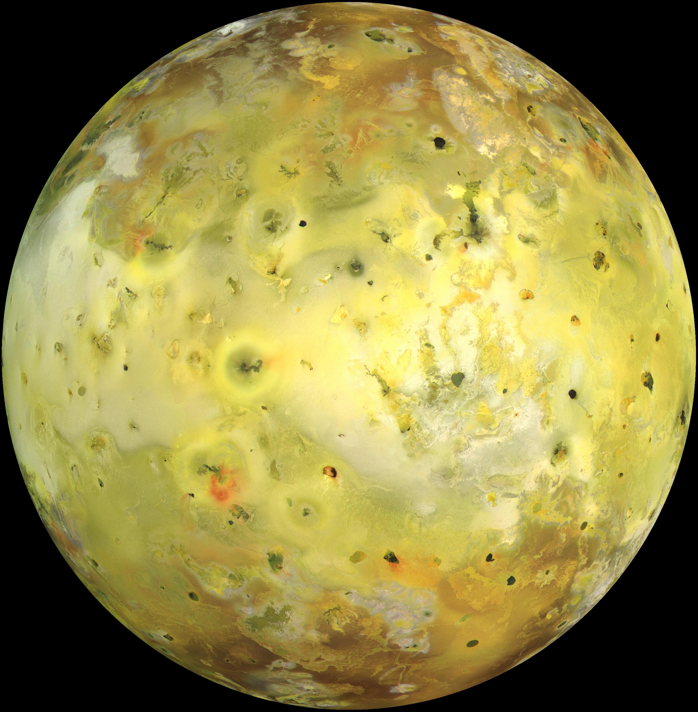
#> input picture module-4/clean_io_small.png, 698 x 712 px, found by its file name
$ python planets_plot.py
#> lines starting #> are read from the running program, lines starting #| are printed output that depends on the picture
# planets_plot_starter.py -- the ten planets as arrays, ready to plot (Pod 6). Copy this file to planets_plot.py and work on the copy.
# Run from the repository folder:  python module-4/planets_plot.py
import numpy as np
import matplotlib.pyplot as plt

SIGMA = 5.67e-8          # Stefan-Boltzmann constant, W m^-2 K^-4
L_SUN = 3.8e26           # solar luminosity, W
AU = 1.496e11            # meters per AU

name = np.array(["Earth", "Mars", "HD 209458 b", "51 Peg b", "TRAPPIST-1 e",
                 "Kepler-22 b", "55 Cnc e", "HD 189733 b", "Kepler-452 b", "Proxima b"])
lum = np.array([1.0, 1.0, 1.6, 1.3, 0.00055, 0.79, 0.58, 0.34, 1.2, 0.0016])        # star luminosity, solar units
dist = np.array([1.000, 1.524, 0.047, 0.052, 0.029, 0.85, 0.0154, 0.031, 1.046, 0.0485])   # distance, AU


def t_eq(L, d):
    """Equilibrium temperature (K) at distance d (m) from a star of luminosity L (W)."""
    return (L / (16 * np.pi * SIGMA * d**2)) ** 0.25


if __name__ == "__main__":
    I = plt.imread("module-4/clean_io_small.png")
#> I is the input picture: shape (712, 698, 3) float32; mean R, G, B 0.581, 0.541, 0.281
    T = t_eq(lum * L_SUN, dist * AU)
    fig, ax = plt.subplots()
    fig1, ax_hist = plt.subplots()
    ax.scatter(dist, T)
    ax.set_xlabel("Distance (AU)")
    ax.set_ylabel("Equilibrium Temperature (K)")
    d = np.linspace(0.01, 2.0, 200)
    T_curve = t_eq(L_SUN, d * AU)
    T_half_curve = t_eq(L_SUN / 2, d * AU)
    ax.plot(d, T_curve, label = "Sun's Luminosity")
    ax.plot(d, T_half_curve, label = "Half of Sun's Luminosity")
    ax.legend()
    ax.set_xscale("log")
    ax.set_yscale("log")
    for n, x, y in zip(name, dist, T):
        ax.annotate(n, (x, y), fontsize=7)
    fig.savefig("module-4/planets.png", dpi=150)
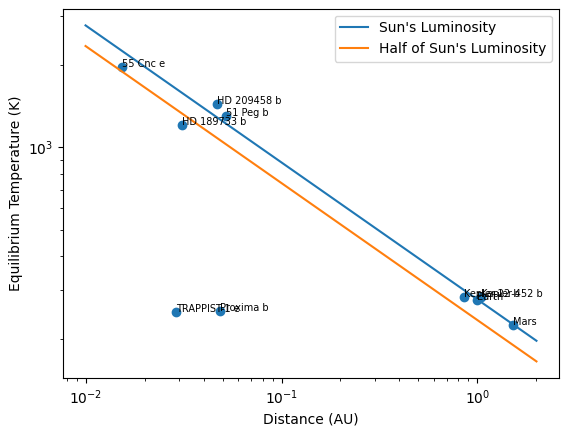
#> figure drawn by matplotlib, 1 panel; curve peaks at x = 0.01, y = 2778.2; curve peaks at x = 0.01, y = 2336.2
    ax_hist.hist(I[:, :, 0].ravel(),bins=50)
    fig1.savefig("module-4/hist.png", dpi = 150)
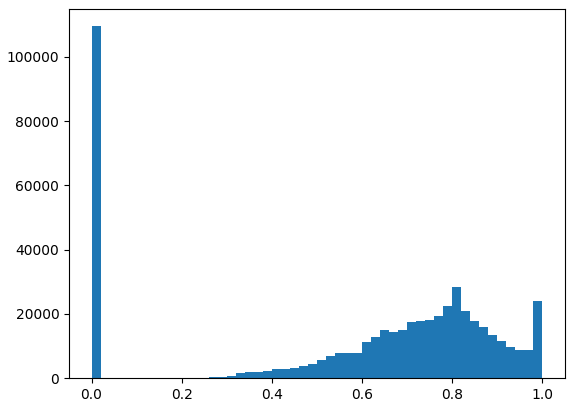
#> figure drawn by matplotlib, 1 panel; tallest bar 109582 high, from x = 0 to 0.02
    print("wrote module-4/planets.png")
